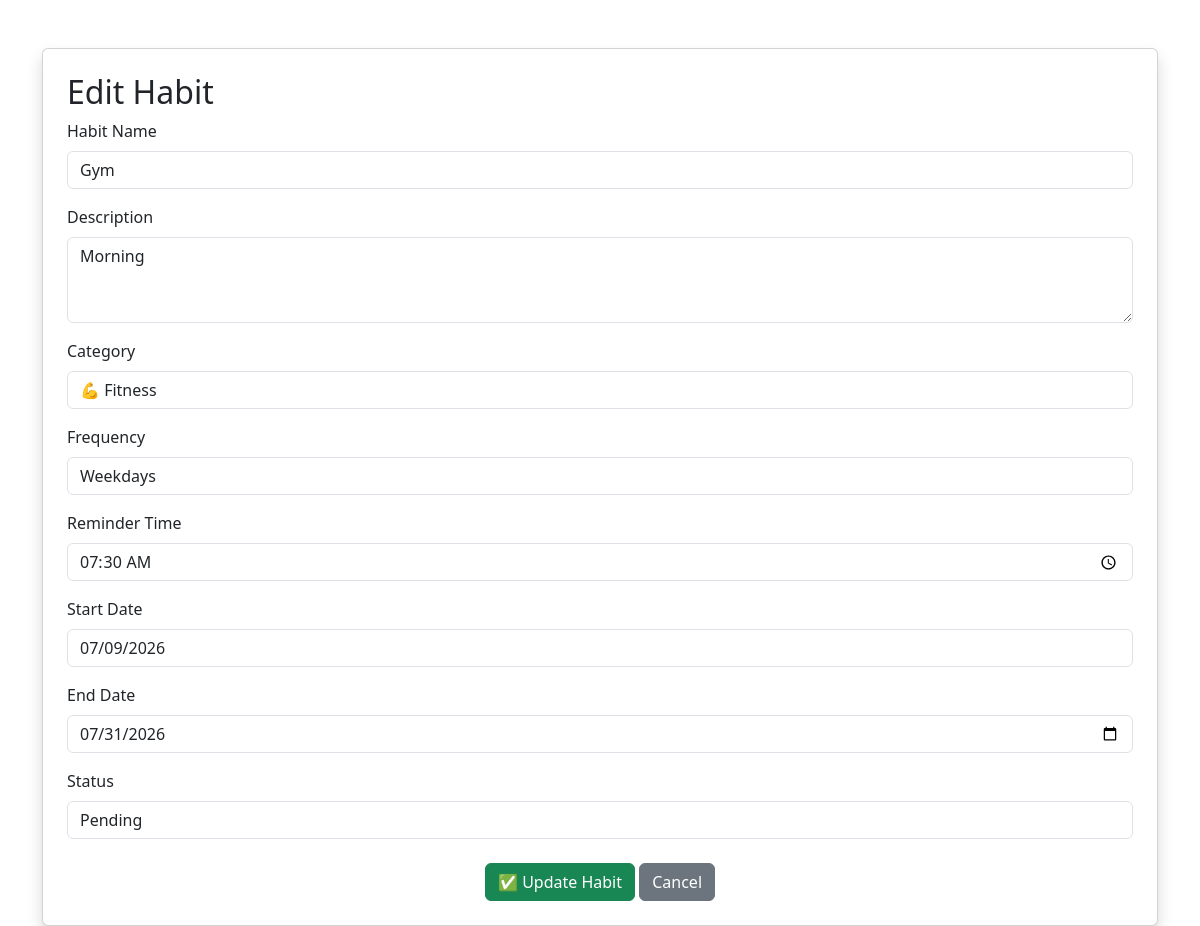
/habit_edits/21/ (signed in), run on the app's committed database.
### habits/models.py (models this page shows, shortened)
class Habit(models.Model):
    user = models.ForeignKey(
        User,
        on_delete=models.CASCADE
    )
    name = models.CharField(
        max_length=200
    )
    description = models.TextField(
        blank=True
    )
    category = models.CharField(
    max_length=50,
    default="Health"
    )
    frequency = models.CharField(
    max_length=20,
    default="Daily"
    )
    reminder_time = models.TimeField(
    null=True,
    blank=True
    )
    status = models.CharField(
        max_length=20,
        choices=[
            ('Pending', 'Pending'),
            ('Completed', 'Completed'),
        ],
        default='Pending'
    )
    start_date = models.DateField()
    end_date = models.DateField( null=True,
    blank=True)

### habits/views.py (the view, shortened to what this page needs)
@login_required
def habit_edits(request, id):
    habit = get_object_or_404(
        Habit,
        id=id,
        user=request.user
    )
    old_frequency = habit.frequency
    old_start_date = habit.start_date
    old_end_date = habit.end_date
    return render(
        request,
        "habits/habit_edits.html",
        {
            "habit": habit
        }
    )

### habits/templates/habits/habit_edits.html (shortened to what this page needs)
<!DOCTYPE html>
<html>
<head>
    <link href="https://cdn.jsdelivr.net/npm/bootstrap@5.3.0/dist/css/bootstrap.min.css"
          rel="stylesheet">
</head>
<body>
<div class="container mt-5">
    <div class="card p-4 shadow">
        <h2>Edit Habit</h2>
       <form method="POST">
    <label class="form-label">Habit Name</label>
    <input type="text"
           name="habit_name"
           value="{{ habit.name }}"
           class="form-control mb-3"
           readonly>
    <label class="form-label">Description</label>
    <textarea name="description"
              class="form-control mb-3"
              rows="3">{{ habit.description }}</textarea>
    <label class="form-label">Category</label>
    <select name="category" class="form-control mb-3">
        <option value="Fitness"
            {% if habit.category == "Fitness" %}selected{% endif %}>
            💪 Fitness
        </option>
    </select>
    <label class="form-label">Frequency</label>
    <select name="frequency" class="form-control mb-3">
        <option value="Weekdays"
           {% if habit.frequency == "Weekdays" %}selected{% endif %}>
            Weekdays
        </option>
    </select>
    <label class="form-label">Reminder Time</label>
    <input type="time"
           name="reminder_time"
           value="{{ habit.reminder_time|time:'H:i' }}"
           class="form-control mb-3">
    <label class="form-label">Start Date</label>
    <input type="date"
           value="{{ habit.start_date|date:'Y-m-d' }}"
           class="form-control mb-3"
           readonly>
    <label class="form-label">End Date</label>
    <input type="date"
           name="end_date"
           value="{{ habit.end_date|date:'Y-m-d' }}"
           class="form-control mb-3">
    <label class="form-label">Status</label>
    <input type="text"
           value="{{ habit.status }}"
           class="form-control mb-3"
           readonly>
    <div class="text-center mt-4">
        <button type="submit" class="btn btn-success">
            ✅ Update Habit
        </button>
        <a href="{% url 'dashboard' %}" class="btn btn-secondary">
            Cancel
        </a>
    </div>
</form>
    </div>
</div>
</body>
</html>

### data on the page
Habit: habit_name "Gym", description "Morning", category "💪 Fitness", frequency "Weekdays", reminder_time "07:30", start_date "07/09/2026", end_date "07/31/2026", status "Pending"
